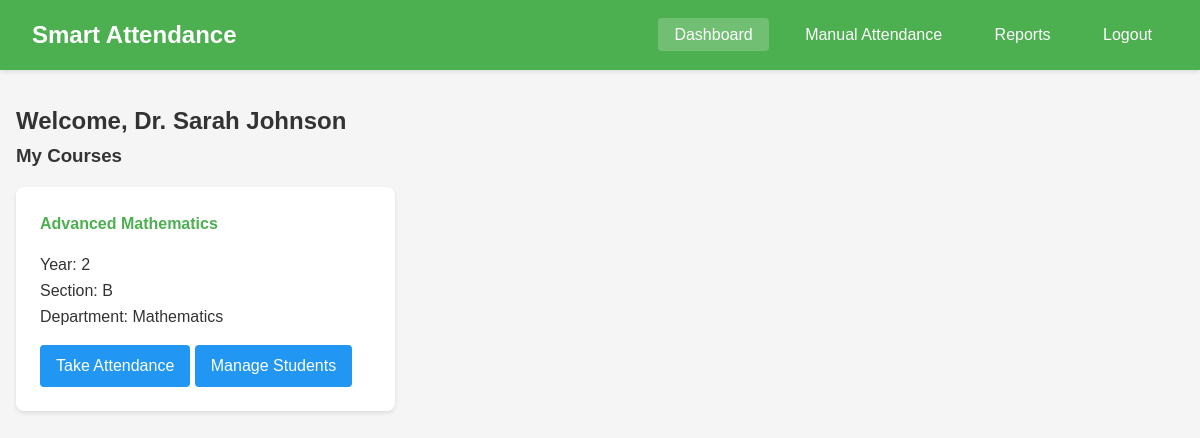
Page /dashboard (signed in) on the committed database.
### models.py (models this page shows)
class Lecturer(UserMixin, db.Model):
    id = db.Column(db.Integer, primary_key=True)
    name = db.Column(db.String(100), nullable=False)
    email = db.Column(db.String(120), unique=True, nullable=False)
    password = db.Column(db.String(200), nullable=False)
    department = db.Column(db.String(100), nullable=False)
    courses = db.relationship('Course', backref='lecturer', lazy=True)

class Course(db.Model):
    id = db.Column(db.Integer, primary_key=True)
    name = db.Column(db.String(100), nullable=False)
    year = db.Column(db.Integer, nullable=False)
    section = db.Column(db.String(10), nullable=False)
    lecturer_id = db.Column(db.Integer, db.ForeignKey('lecturer.id'), nullable=False)
    students = db.relationship('Student', backref='course', lazy=True)

### app.py (the view)
@app.route('/dashboard')
@login_required
def dashboard():
    if isinstance(current_user, Admin):
        lecturers = Lecturer.query.all()
        courses = Course.query.all()
        return render_template('dashboard.html', lecturers=lecturers, courses=courses, is_admin=True)
    else:
        courses = Course.query.filter_by(lecturer_id=current_user.id).all()
        return render_template('dashboard.html', courses=courses, is_admin=False)

### app.py (called while the page is built)
@login_manager.user_loader
def load_user(user_id):
    admin = Admin.query.get(int(user_id))
    if admin:
        return admin
    return Lecturer.query.get(int(user_id))

### templates/dashboard.html (shortened to what this page needs)
<!DOCTYPE html>
<html lang="en">
<head>
    <link rel="stylesheet" href="{{ url_for('static', filename='css/style.css') }}">
</head>
<body>
    <nav class="navbar">
        <h1>Smart Attendance</h1>
        <div class="nav-links">
            <a href="{{ url_for('dashboard') }}" class="active">Dashboard</a>
            <a href="{{ url_for('manual_attendance') }}">Manual Attendance</a>
            <a href="{{ url_for('reports') }}">Reports</a>
            <a href="{{ url_for('logout') }}">Logout</a>
        </div>
    </nav>
    <div class="container">
        <h2>Welcome, {% if not is_admin %}{{ current_user.name }}{% else %}{{ current_user.email }}{% endif %}</h2>
        <div class="courses-section">
            <h3>{% if is_admin %}All Courses{% else %}My Courses{% endif %}</h3>
            <div class="card-grid">
                {% for course in courses %}
                    <div class="card">
                        <h4>{{ course.name }}</h4>
                        <p>Year: {{ course.year }}</p>
                        <p>Section: {{ course.section }}</p>
                        {% if not is_admin %}
                        <p>Department: {{ current_user.department }}</p>
                        {% endif %}
                        <div class="card-actions">
                            <a href="{{ url_for('scan', course_id=course.id) }}" class="button">Take Attendance</a>
                            <a href="{{ url_for('manage_students', course_id=course.id) }}" class="button">Manage Students</a>
                        </div>
                    </div>
                {% endfor %}
            </div>
        </div>
    </div>
</body>
</html>

### static/css/style.css (style rules this page uses)
:root { --primary-color: #4CAF50; --secondary-color: #2196F3; --danger-color: #f44336; --success-color: #4CAF50; --warning-color: #ff9800; --text-color: #333; --bg-color: #f5f5f5; --card-bg: #ffffff; }
* { margin: 0; padding: 0; box-sizing: border-box; }
body { font-family: 'Arial', sans-serif; line-height: 1.6; background-color: var(--bg-color); color: var(--text-color); }
.navbar { background-color: var(--primary-color); color: white; padding: 1rem 2rem; display: flex; justify-content: space-between; align-items: center; box-shadow: 0 2px 4px rgba(0,0,0,0.1); }
.nav-links a { color: white; text-decoration: none; padding: 0.5rem 1rem; margin-left: 1rem; border-radius: 4px; transition: background-color 0.3s; }
.nav-links a.active { background-color: rgba(255,255,255,0.2); }
.container { max-width: 1200px; margin: 2rem auto; padding: 0 1rem; }
.card-grid { display: grid; grid-template-columns: repeat(auto-fill, minmax(300px, 1fr)); gap: 1rem; margin: 1rem 0; }
.card { background-color: var(--card-bg); padding: 1.5rem; border-radius: 8px; box-shadow: 0 2px 4px rgba(0,0,0,0.1); }
.card h4 { margin-bottom: 1rem; color: var(--primary-color); }
.card-actions { margin-top: 1rem; }
.button { display: inline-block; background-color: var(--secondary-color); color: white; text-decoration: none; padding: 0.5rem 1rem; border-radius: 4px; transition: background-color 0.3s; }

### rows in the picture
Lecturer: name "Dr. Sarah Johnson", department "Mathematics"
Course: name "Advanced Mathematics", year "2", section "B"
